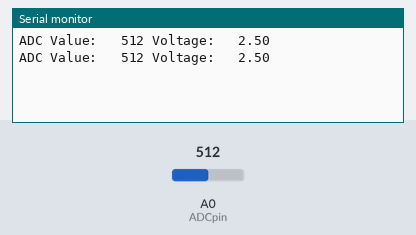
A sketch run on a simulated Arduino Uno, built with avr-gcc and run on an emulated ATmega328P. Parts: the last lines printed to the serial monitor. The test bench sets the inputs (shaded band); at power-on: A0 (ADCpin) = 512.

Above: at 1.8 s.
1.9 s: A0 (ADCpin) set to 716
At 2.6 s:
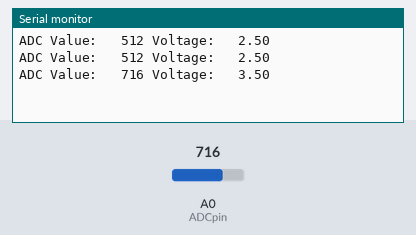
3.4 s: A0 (ADCpin) set to 900
At 4.8 s:
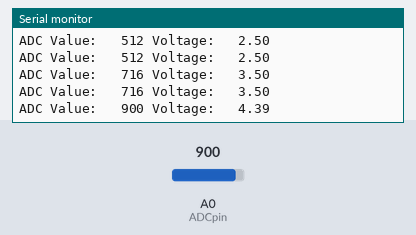
Timing chart, 0 to 6.4 s (numbered marks = the images above; inputs shaded):
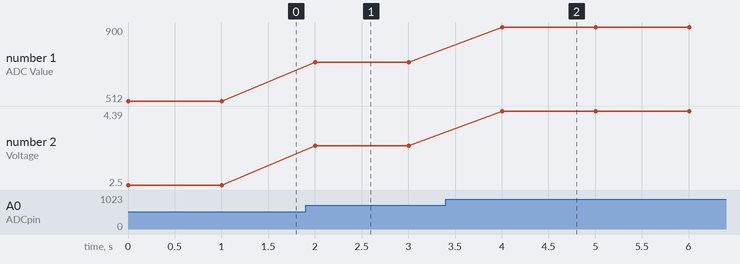

The sketch:

b_analogRead.ino
```cpp
// AnalogRead: Reads and displays the values/voltages on an an ADC pin

int ADCpin = A0;                   // set the input pin to be read
unsigned int ADCvalue = 0;         // variable to store the ADC value
unsigned int wait_ms = 1000;       // amount of time in ms to wait
const float conversion = 5.0/1024; // conversion constant for ADC to voltage

// setup function for initializing uC, req'd by Arduino
void setup()
{
  Serial.begin(115200);
}

// infinite loop for executing code without stopping, req'd by Arduino
void loop()
{
    // read value from ADC pin
    ADCvalue = analogRead(ADCpin);

    // print both ADC value and voltage, separated by tabs (\t)
    Serial.print("ADC Value: \t");
    Serial.print(ADCvalue);
    Serial.print(" Voltage: \t");
    Serial.println(ADCvalue * conversion, 2);

    // wait before repeating read/print
    delay(wait_ms);
}
```

Measured:
- after the input at 1.9 s, the serial monitor: prints a new line after 0.10 s (image 1)
- after the input at 3.4 s, the serial monitor: prints a new line after 0.60 s (image 2)
- plotted number 1: 512 → 716 after the input at 1.9 s, 716 → 900 after the input at 3.4 s
- plotted number 2: 2.5 → 3.5 after the input at 1.9 s, 3.5 → 4.39 after the input at 3.4 s
